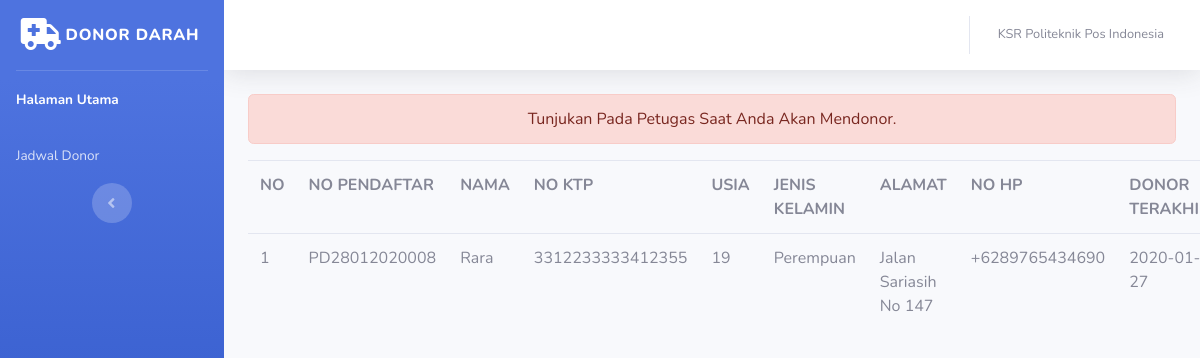
Page /index.php/user/data_daftar/index on the committed database.
### tables this page shows
CREATE TABLE `daftar_donor` (
  `no_daftar` varchar(20) NOT NULL,
  `nama_kgt` varchar(100) NOT NULL,
  `nama` varchar(255) NOT NULL,
  `no_ktp` bigint(16) NOT NULL,
  `tempatlahir` varchar(255) NOT NULL,
  `tanggallahir` date NOT NULL,
  `usia` int(10) NOT NULL,
  `jenis_kelamin` varchar(20) NOT NULL,
  `alamat` text NOT NULL,
  `no_telp` varchar(14) NOT NULL,
  `donor_terakhir` date NOT NULL
);

### application/controllers/user/data_daftar.php (called while the page is built, shortened)
<?php
class Data_daftar extends CI_Controller{
	public function __construct(){
		$this->load->model('model_daftar');
	}
	public function index()
	{
		$data['daftar_donor'] = $this->model_daftar->data_daftar();
		$this->load->view('templates_user/headeru');
		$this->load->view('templates_user/sidebaru');
		$this->load->view('user/data_daftar', $data);
		$this->load->view('templates_user/footeru');
	}
}

### index.php (called while the page is built, shortened)
<?php
require_once BASEPATH.'core/CodeIgniter.php';

### application/models/model_daftar.php (called while the page is built, shortened)
<?php
class Model_daftar extends CI_Model{
	public function data_daftar(){
	$this->db->select('*');
	$this->db->from('daftar_donor');
	$this->db->order_by('daftar_donor.no_daftar', "DESC");
	$this->db->limit(1);
	return $this->db->get()->result();
	}
}
?>

### application/views/user/data_daftar.php (the view)
<div class="container-fluid">
	<center><div class="alert alert-danger" role="alert">
  Tunjukan Pada Petugas Saat Anda Akan Mendonor.
</div></center>
	<table class="table table-borderred">
		<tr>
			<th>NO</th>
			<th>NO PENDAFTAR</th>
			<th>NAMA</th>
			<th>NO KTP</th>
			<th>USIA</th>
			<th>JENIS KELAMIN</th>
			<th>ALAMAT</th>
			<th>NO HP</th>
			<th>DONOR TERAKHIR</th>
		</tr>
		<?php
		$no=1;
		foreach ($daftar_donor as $dd) : ?>
		<tr>
			<td><?php echo $no++ ?></td>
			<td><?php echo $dd->no_daftar ?></td>
			<td><?php echo $dd->nama ?></td>
			<td><?php echo $dd->no_ktp ?></td>
			<td><?php echo $dd->usia ?></td>
			<td><?php echo $dd->jenis_kelamin ?></td>
			<td><?php echo $dd->alamat ?></td>
			<td><?php echo $dd->no_telp ?></td>
			<td><?php echo $dd->donor_terakhir ?></td>
		</tr>
	<?php endforeach; ?>
</table>

### rows in the picture
daftar_donor: no_daftar "PD28012020008", nama "Rara", no_ktp "3312233333412355", usia "19", jenis_kelamin "Perempuan", alamat "Jalan Sariasih No 147", no_telp "+6289765434690", donor_terakhir "2020-01-27"
